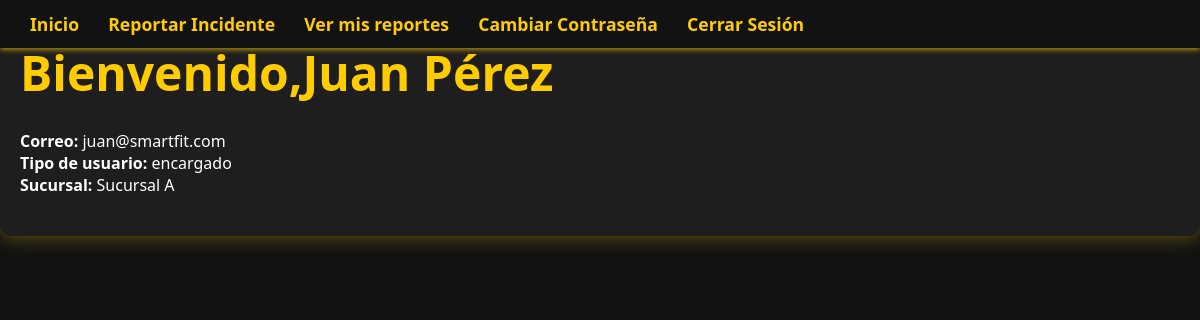
Screenshot of /encargado_dashboard.php (signed in) with the database file from the repository.
### tables this page shows
CREATE TABLE `usuarios` (
  `id` int(11) NOT NULL,
  `nombre` varchar(100) NOT NULL,
  `correo` varchar(100) NOT NULL,
  `password` varchar(255) NOT NULL,
  `tipo` enum('encargado','admin') NOT NULL,
  `sucursal` varchar(100) DEFAULT NULL
);

### encargado_dashboard.php (the view, shortened to what this page needs)
<?php
$conn = openConnection();
$id_usuario = $_SESSION['id_usuario'] ?? null;
$mensaje_error = '';
if (!$id_usuario) {
    $mensaje_error = "Error: usuario no identificado.";
} else {
    $stmt = $conn->prepare("SELECT nombre, correo, tipo, sucursal FROM usuarios WHERE id = ?");
    $stmt->bind_param("i", $id_usuario);
    $stmt->execute();
    $result = $stmt->get_result();
    if ($result->num_rows == 0) {
        $mensaje_error = "Usuario no encontrado.";
    } else {
        $encargado = $result->fetch_assoc();
    }
}
?>
<!DOCTYPE html>
<html lang="es">
<head>
    <link rel="stylesheet" href="style/styles.css" />
</head>
<body>
<?php if ($mensaje_error !== ''): ?>
    <div class="mensaje-error"><?= htmlspecialchars($mensaje_error) ?></div>
<?php else: ?>
    <header class="dashboard-header">
        <nav class="dashboard-nav">
            <a href="encargado_dashboard.php">Inicio</a>
            <a href="reportar_incidente.php">Reportar Incidente</a>
            <a href="Ver_Reportes.php">Ver mis reportes</a>
            <a href="Mod_Contraseña.php">Cambiar Contraseña</a>
            <a href="logout.php">Cerrar Sesión</a>
        </nav>
    </header>
    <main class="main-container">
        <h1 class="encargado-nombre">Bienvenido,<?= htmlspecialchars($encargado['nombre']) ?></h1>
        <p><strong>Correo:</strong> <?= htmlspecialchars($encargado['correo']) ?></p>
        <p><strong>Tipo de usuario:</strong> <?= htmlspecialchars($encargado['tipo']) ?></p>
        <p><strong>Sucursal:</strong> <?= htmlspecialchars($encargado['sucursal']) ?></p>
    </main>
<?php endif; ?>
</body>
</html>

### style/styles.css (style rules this page uses)
* { margin: 0; padding: 0; box-sizing: border-box; font-family: 'Segoe UI', Tahoma, Geneva, Verdana, sans-serif; color: #fff; }
body { background-color: #121212; min-height: 100vh; display: flex; flex-direction: column; }
.main-container { max-width: 1000px; width: 100%; overflow: auto; padding: 30px; background-color: #1e1e1e; border-radius: 12px; box-shadow: 0 0 20px rgba(255, 204, 0, 0.4); }
.dashboard-header { position: fixed; top: 0; left: 0; width: 100%; background-color: #121212; box-shadow: 0 2px 5px rgba(255, 204, 0, 0.6); z-index: 1000; padding: 12px 30px; display: flex; align-items: center; }
.dashboard-nav a { display: inline-block; margin-right: 25px; color: #ffcc00; text-decoration: none; font-weight: 700; font-size: 1.1rem; transition: color 0.3s ease; }
.encargado-nombre { font-size: 3rem; font-weight: 900; color: #ffcc00; margin-bottom: 25px; }
.main-container { max-width: 1200px; margin: 0 auto; padding: 40px 20px; width: 100%; }

### rows the page displays
usuarios: nombre "Juan Pérez", correo "juan@smartfit.com", tipo "encargado", sucursal "Sucursal A"
